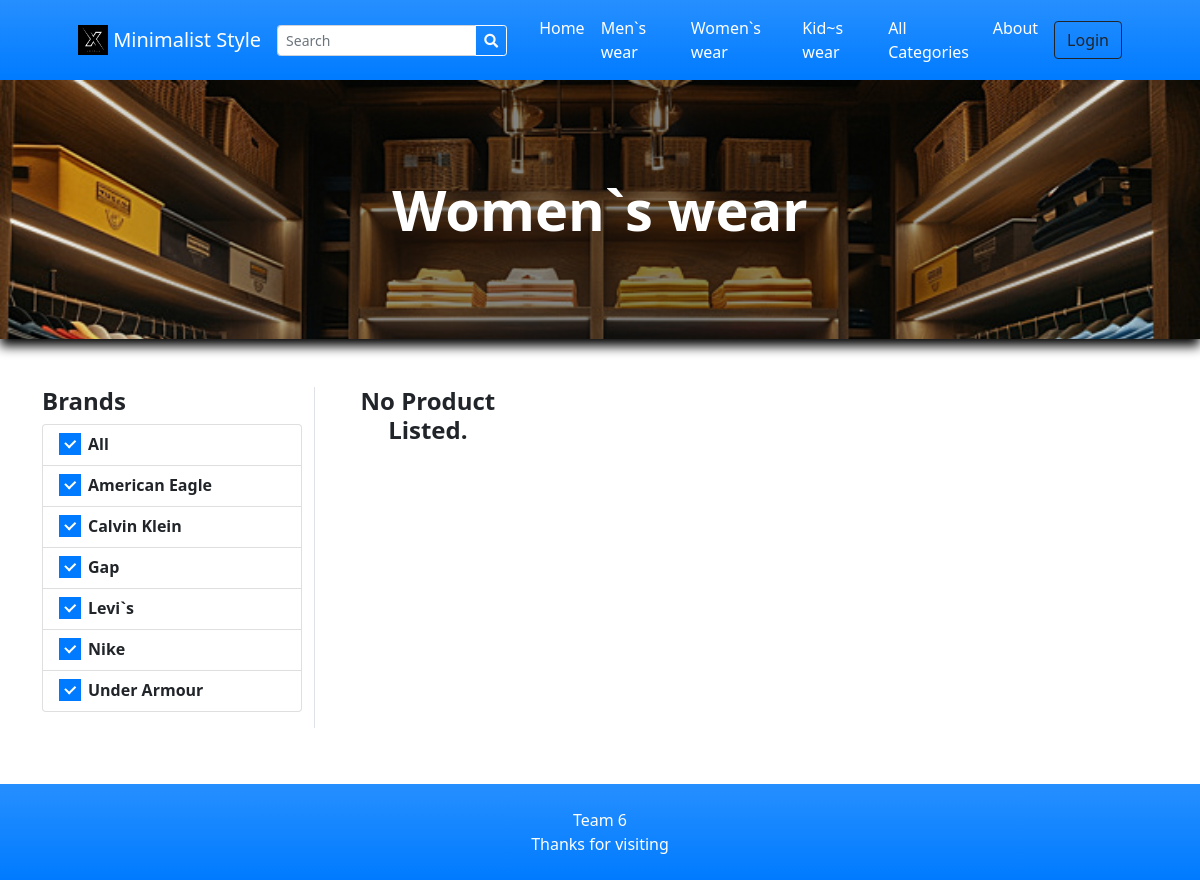
The app's page /?p=products&c=c81e728d9d4c2f636f067f89cc14862c with its own data.
### tables this page shows
CREATE TABLE `categories` (
    `id` int(30) NOT NULL,
    `category` varchar(250) NOT NULL,
    `description` text DEFAULT NULL,
    `status` tinyint(1) NOT NULL DEFAULT 1,
    `delete_flag` tinyint(1) NOT NULL DEFAULT 0,
    `date_created` datetime NOT NULL DEFAULT current_timestamp()
);

CREATE TABLE `brands` (
    `id` int(30) NOT NULL,
    `name` varchar(250) NOT NULL,
    `description` text DEFAULT NULL,
    `image_path` text DEFAULT NULL,
    `status` tinyint(1) NOT NULL DEFAULT 1,
    `delete_flag` tinyint(1) NOT NULL DEFAULT 0,
    `date_created` datetime NOT NULL DEFAULT current_timestamp()
);

### classes/DBConnection.php (called while the page is built, shortened)
<?php
class DBConnection{
    private $host = DB_SERVER;
    private $username = DB_USERNAME;
    private $password = DB_PASSWORD;
    private $database = DB_NAME;
    public $conn;
    public function __construct(){
        if (!isset($this->conn)) {
            $this->conn = new mysqli($this->host, $this->username, $this->password, $this->database);
        }
    }
}
?>

### classes/SystemSettings.php (called while the page is built, shortened)
<?php
class SystemSettings extends DBConnection{
	function userdata($field = ''){
		if(!empty($field)){
			if(isset($_SESSION['userdata'][$field]))
				return $_SESSION['userdata'][$field];
			else
				return null;
		}else{
			return false;
		}
	}
	function info($field=''){
		if(!empty($field)){
			if(isset($_SESSION['system_info'][$field]))
				return $_SESSION['system_info'][$field];
			else
				return false;
		}else{
			return false;
		}
	}
}
$_settings = new SystemSettings();
?>

### config.php (called while the page is built, shortened)
<?php
require_once('classes/DBConnection.php');
require_once('classes/SystemSettings.php');
function validate_image($file){
	if(!empty($file)){
        $ex = explode("?",$file);
        $file = $ex[0];
        $ts = isset($ex[1]) ? "?".$ex[1] : '';
		if(is_file(base_app.$file)){
			return base_url.$file.$ts;
		}else{
			return base_url.'dist/img/no-image-available.png';
		}
	}else{
		return base_url.'dist/img/no-image-available.png';
	}
}
?>

### products.php (the view, shortened to what this page needs)
<?php
$title = "";
if(isset($_GET['c']) && isset($_GET['s'])){
    $cat_qry = $conn->query("SELECT * FROM categories where md5(id) = '{$_GET['c']}'");
    if($cat_qry->num_rows > 0){
        $result =$cat_qry->fetch_assoc();
        $title = $result['category'];
        $cat_description = $result['description'];
    }
 $sub_cat_qry = $conn->query("SELECT * FROM sub_categories where md5(id) = '{$_GET['s']}'");
    if($sub_cat_qry->num_rows > 0){
        $result =$sub_cat_qry->fetch_assoc();
        $sub_title = $result['sub_category'];
        $sub_cat_description = $result['description'];
    }
}
elseif(isset($_GET['c'])){
    $cat_qry = $conn->query("SELECT * FROM categories where md5(id) = '{$_GET['c']}'");
    if($cat_qry->num_rows > 0){
        $result =$cat_qry->fetch_assoc();
        $title = $result['category'];
    }
}
?>
<header class="bg-dark py-5" id="main-header">
    <div class="container px-4 px-lg-5 my-5">
        <div class="text-center text-white">
            <h1 class="display-4 fw-bolder"><?php echo $title ?></h1>
        </div>
    </div>
</header>
<section class="py-5">
    <div class="container">
        <div class="row">
            <div class="col-md-3 border-right mb-2 pb-3">
                <h4><b>Brands</b></h4>
                <ul class="list-group">
                    <a href="" class="list-group-item list-group-item-action">
                        <div class="icheck-primary d-inline">
                            <label for="brandAll">
                                All
                            </label>
                        </div>
                    </a>
                    <?php
                    $qry = $conn->query("SELECT * FROM brands where status =1 order by name asc");
                    while($row=$qry->fetch_assoc()):
                    ?>
                    <li class="list-group-item list-group-item-action">
                        <div class="icheck-primary d-inline">
                            <label for="brand-item-<?php echo $row['id'] ?>">
                                    <?php echo $row['name'] ?>
                            </label>
                        </div>
                    </li>
                    <?php endwhile; ?>
                </ul>
            </div>
            <div class="col-md-9">
                <div class="container-fluid p-0">
                <div class="row gx-2 gx-lg-2 row-cols-1 row-cols-md-3 row-cols-xl-4">
                        <?php
                            $whereData = "";
                            if(isset($_GET['search']))
                                $whereData = " and (p.name LIKE '%{$_GET['search']}%' or b.name LIKE '%{$_GET['search']}%' or p.specs LIKE '%{$_GET['search']}%')";
                            elseif(isset($_GET['c']) && isset($_GET['s']))
                                $whereData = " and (md5(category_id) = '{$_GET['c']}' and md5(sub_category_id) = '{$_GET['s']}')";
                            elseif(isset($_GET['c']) && !isset($_GET['s']))
                                $whereData = " and md5(category_id) = '{$_GET['c']}' ";
                            elseif(isset($_GET['s']) && !isset($_GET['c']))
                                $whereData = " and md5(sub_category_id) = '{$_GET['s']}' ";
                            $bwhere = "";
                            $products = $conn->query("SELECT p.*,b.name as bname, c.category FROM `products` p inner join brands b on p.brand_id = b.id inner join categories c on p.category_id = c.id where p.status = 1 {$whereData} {$bwhere} order by rand() ");
                        ?>
                        <?php
                            if($products->num_rows <= 0){
                                echo "<h4 class='text-center'><b>No Product Listed.</b></h4>";
                            }
                        ?>
                    </div>
                </div>
            </div>
        </div>
    </div>
</section>

### inc/topBarNav.php (shortened to what this page needs)
<nav class="navbar navbar-expand-lg navbar-dark bg-gradient-blue">
            <div class="container px-4 px-lg-5 ">
                <a class="navbar-brand" href="./">
                <img src="<?php echo validate_image($_settings->info('logo')) ?>" width="30" height="30" class="d-inline-block align-top" alt="" loading="lazy">
                <?php echo $_settings->info('short_name') ?>
              </a>
                <form class="form-inline" id="search-form">
                  <div class="input-group">
                    <input class="form-control form-control-sm form " type="search" placeholder="Search" aria-label="Search" name="search"  value="<?php echo isset($_GET['search']) ? $_GET['search'] : "" ?>"  aria-describedby="button-addon2">
                    <div class="input-group-append">
                      <button class="btn btn-outline-light btn-sm m-0" type="submit" id="button-addon2"><i class="fa fa-search"></i></button>
                    </div>
                  </div>
                </form>
                <div class="collapse navbar-collapse" id="navbarSupportedContent">
                    <ul class="navbar-nav me-auto mb-2 mb-lg-0 ms-lg-4">
                        <li class="nav-item"><a class="nav-link text-white" aria-current="page" href="./">Home</a></li>
                        <?php
                        $cat_qry = $conn->query("SELECT * FROM categories where status = 1  limit 3");
                        $count_cats =$conn->query("SELECT * FROM categories where status = 1 ")->num_rows;
                        while($crow = $cat_qry->fetch_assoc()):
                        ?>
                        <li class="nav-item"><a class="nav-link text-white" aria-current="page" href="./?p=products&c=<?php echo md5($crow['id']) ?>"><?php echo $crow['category'] ?></a></li>
                        <?php endwhile; ?>
                        <?php if($count_cats > 3): ?>
                        <li class="nav-item"><a class="nav-link text-white" href="./?p=view_categories">All Categories</a></li>
                        <?php endif; ?>
                        <li class="nav-item"><a class="nav-link text-white" href="./?p=about">About</a></li>
                    </ul>
                    <div class="d-flex align-items-center">
                      <?php if($_settings->userdata('id') > 0 && $_settings->userdata('login_type') == 2): ?>
                        <a class="text-dark mr-2 nav-link text-white" href="./?p=cart">
                            <i class="bi-cart-fill me-1"></i>
                            Cart
                            <span class="badge bg-dark text-white ms-1 rounded-pill" id="cart-count">
                              <?php
                                $count = $conn->query("SELECT SUM(quantity) as items from `cart` where client_id =".$_settings->userdata('id'))->fetch_assoc()['items'];
                                echo ($count > 0 ? $count : 0);
                              ?>
                            </span>
                        </a>
                            <a href="./?p=my_account" class="text-dark  nav-link text-white"><b> Hi, <?php echo $_settings->userdata('firstname')?>!</b></a>
                            <a href="logout.php" class="text-dark  nav-link text-white"><i class="fa fa-sign-out-alt"></i></a>
                        <?php else: ?>
                        <button class="btn btn-outline-dark ml-2" id="login-btn" type="button">Login</button>
                        <?php endif; ?>
                    </div>
                </div>
            </div>
        </nav>

### records on screen
categories: category "Men`s wear"
categories: category "Women`s wear"
categories: category "Kid~s wear"
brands: name "American Eagle"
brands: name "Calvin Klein"
brands: name "Gap"
brands: name "Levi`s"
brands: name "Nike"
brands: name "Under Armour"

### other values on screen
$_settings->info('short_name') "Minimalist Style"
